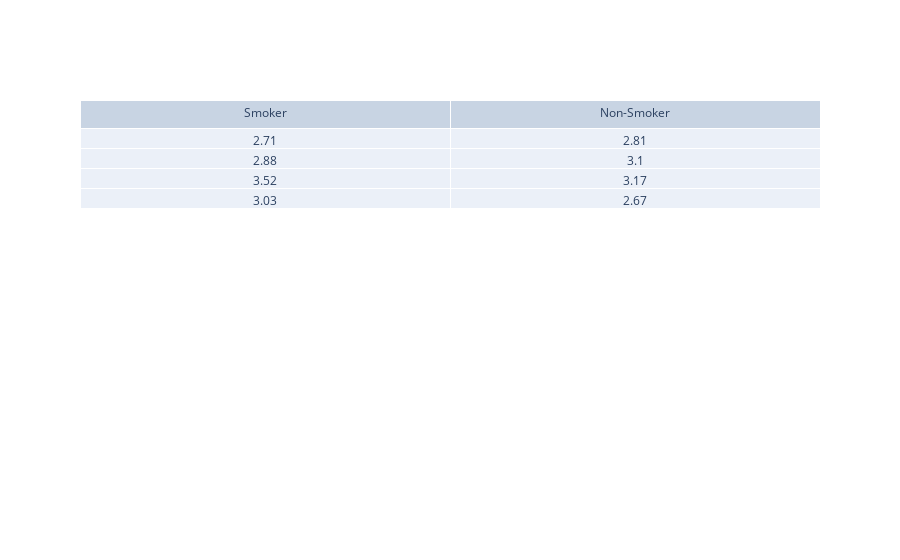

Notebook cell for this chart:
### Markdown cell above
## 表格
### 图表简介
非常鸡肋的[表格](https://plotly.com/python/table/)

### 图表参数

header 标题

cell 单元格（可以使用嵌套列表）

### Code cell
fig = go.Figure(data=[go.Table(header=dict(values=['Smoker', 'Non-Smoker']),
                               cells=dict(values=[smoke['tip'].round(2), non_smoke['tip'].round(2)]))])
fig.show()

### Figure 1 — Plotly figure (JSON) as saved in the notebook; plotly's stock layout.template omitted (floating-point values rounded to 4 significant figures)
{"data": [{"cells": {"values": [[2.71, 2.88, 3.52, 3.03], [2.81, 3.1, 3.17, 2.67]]}, "header": {"values": ["Smoker", "Non-Smoker"]}, "type": "table"}], "layout": {}}
